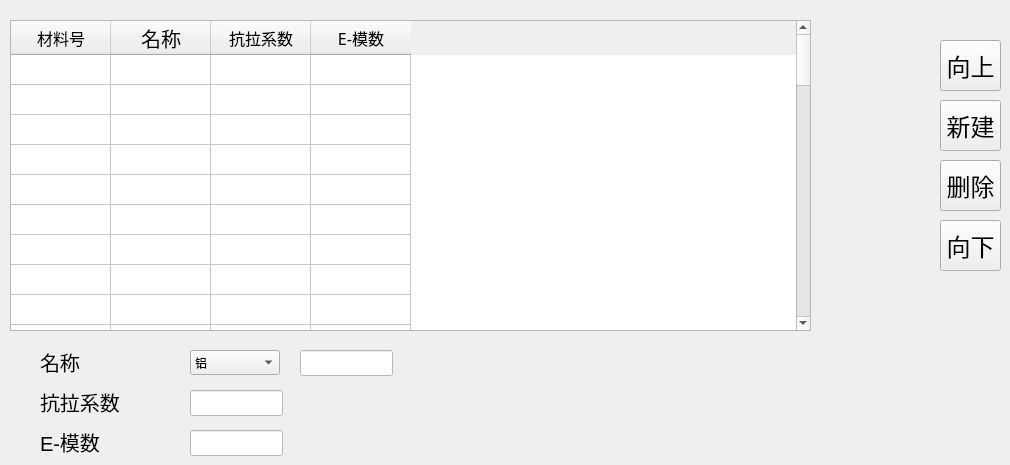
   <widget class="QWidget" name="tab_3">
    <attribute name="icon">
     <iconset resource="A66-appsrc.qrc">
      <normaloff>:/ico/ICO/P1-MET.png</normaloff>:/ico/ICO/P1-MET.png</iconset>
    </attribute>
    <attribute name="title">
     <string> 材料库      </string>
    </attribute>
    <widget class="QLineEdit" name="lineEdit_D_Height_3">
     <property name="geometry">
      <rect>
       <x>190</x>
       <y>390</y>
       <width>93</width>
       <height>26</height>
      </rect>
     </property>
     <property name="palette">
      <palette>
       <active>
        <colorrole role="Button">
         <brush brushstyle="SolidPattern">
          <color alpha="255">
           <red>255</red>
           <green>255</green>
           <blue>255</blue>
          </color>
         </brush>
        </colorrole>
        <colorrole role="Base">
         <brush brushstyle="SolidPattern">
          <color alpha="255">
           <red>255</red>
           <green>255</green>
           <blue>255</blue>
          </color>
         </brush>
        </colorrole>
        <colorrole role="Window">
         <brush brushstyle="SolidPattern">
          <color alpha="255">
           <red>255</red>
           <green>255</green>
           <blue>255</blue>
          </color>
         </brush>
        </colorrole>
       </active>
       <inactive>
        <colorrole role="Button">
         <brush brushstyle="SolidPattern">
          <color alpha="255">
           <red>255</red>
           <green>255</green>
           <blue>255</blue>
          </color>
         </brush>
        </colorrole>
        <colorrole role="Base">
         <brush brushstyle="SolidPattern">
          <color alpha="255">
           <red>255</red>
           <green>255</green>
           <blue>255</blue>
          </color>
         </brush>
        </colorrole>
        <colorrole role="Window">
         <brush brushstyle="SolidPattern">
          <color alpha="255">
           <red>255</red>
           <green>255</green>
           <blue>255</blue>
          </color>
         </brush>
        </colorrole>
       </inactive>
       <disabled>
        <colorrole role="Button">
         <brush brushstyle="SolidPattern">
          <color alpha="255">
           <red>255</red>
           <green>255</green>
           <blue>255</blue>
          </color>
         </brush>
        </colorrole>
        <colorrole role="Base">
         <brush brushstyle="SolidPattern">
          <color alpha="255">
           <red>255</red>
           <green>255</green>
           <blue>255</blue>
          </color>
         </brush>
        </colorrole>
        <colorrole role="Window">
         <brush brushstyle="SolidPattern">
          <color alpha="255">
           <red>255</red>
           <green>255</green>
           <blue>255</blue>
          </color>
         </brush>
        </colorrole>
       </disabled>
      </palette>
     </property>
     <property name="cursor">
      <cursorShape>ArrowCursor</cursorShape>
     </property>
     <property name="styleSheet">
      <string notr="true">background-color: rgb(255, 255, 255);</string>
     </property>
    </widget>
    <widget class="QPushButton" name="pushButton_M_Down">
     <property name="geometry">
      <rect>
       <x>940</x>
       <y>220</y>
       <width>61</width>
       <height>51</height>
      </rect>
     </property>
     <property name="font">
      <font>
       <pointsize>18</pointsize>
      </font>
     </property>
     <property name="cursor">
      <cursorShape>ArrowCursor</cursorShape>
     </property>
     <property name="text">
      <string>向下</string>
     </property>
    </widget>
    <widget class="QPushButton" name="pushButton_M_New">
     <property name="geometry">
      <rect>
       <x>940</x>
       <y>100</y>
       <width>61</width>
       <height>51</height>
      </rect>
     </property>
     <property name="font">
      <font>
       <pointsize>18</pointsize>
      </font>
     </property>
     <property name="cursor">
      <cursorShape>ArrowCursor</cursorShape>
     </property>
     <property name="text">
      <string>新建</string>
     </property>
    </widget>
    <widget class="QPushButton" name="pushButton_M_Del">
     <property name="geometry">
      <rect>
       <x>940</x>
       <y>160</y>
       <width>61</width>
       <height>51</height>
      </rect>
     </property>
     <property name="font">
      <font>
       <pointsize>18</pointsize>
      </font>
     </property>
     <property name="cursor">
      <cursorShape>ArrowCursor</cursorShape>
     </property>
     <property name="text">
      <string>删除</string>
     </property>
    </widget>
    <widget class="QTableWidget" name="tableWidget_Material">
     <property name="geometry">
      <rect>
       <x>10</x>
       <y>20</y>
       <width>801</width>
       <height>311</height>
      </rect>
     </property>
     <property name="font">
      <font>
       <pointsize>12</pointsize>
      </font>
     </property>
     <property name="cursor" stdset="0">
      <cursorShape>ArrowCursor</cursorShape>
     </property>
     <property name="frameShadow">
      <enum>QFrame::Sunken</enum>
     </property>
     <property name="midLineWidth">
      <number>1</number>
     </property>
     <property name="verticalScrollBarPolicy">
      <enum>Qt::ScrollBarAsNeeded</enum>
     </property>
     <property name="editTriggers">
      <set>QAbstractItemView::NoEditTriggers</set>
     </property>
     <property name="selectionMode">
      <enum>QAbstractItemView::SingleSelection</enum>
     </property>
     <property name="selectionBehavior">
      <enum>QAbstractItemView::SelectRows</enum>
     </property>
     <property name="showGrid">
      <bool>true</bool>
     </property>
     <property name="sortingEnabled">
      <bool>false</bool>
     </property>
     <property name="cornerButtonEnabled">
      <bool>false</bool>
     </property>
     <property name="rowCount">
      <number>50</number>
     </property>
     <property name="columnCount">
      <number>4</number>
     </property>
     <attribute name="horizontalHeaderCascadingSectionResizes">
      <bool>false</bool>
     </attribute>
     <attribute name="horizontalHeaderDefaultSectionSize">
      <number>100</number>
     </attribute>
     <attribute name="horizontalHeaderMinimumSectionSize">
      <number>23</number>
     </attribute>
     <attribute name="verticalHeaderVisible">
      <bool>false</bool>
     </attribute>
     <attribute name="verticalHeaderDefaultSectionSize">
      <number>30</number>
     </attribute>
     <row/>
     <row/>
     <row/>
     <row/>
     <row/>
     <row/>
     <row/>
     <row/>
     <row/>
     <row/>
     <row/>
     <row/>
     <row/>
     <row/>
     <row/>
     <row/>
     <row/>
     <row/>
     <row/>
     <row/>
     <row/>
     <row/>
     <row/>
     <row/>
     <row/>
     <row/>
     <row/>
     <row/>
     <row/>
     <row/>
     <row/>
     <row/>
     <row/>
     <row/>
     <row/>
     <row/>
     <row/>
     <row/>
     <row/>
     <row/>
     <row/>
     <row/>
     <row/>
     <row/>
     <row/>
     <row/>
     <row/>
     <row/>
     <row/>
     <row/>
     <column>
      <property name="text">
       <string>材料号</string>
      </property>
      <property name="font">
       <font>
        <family>文泉驿微米黑</family>
        <pointsize>12</pointsize>
       </font>
      </property>
     </column>
     <column>
      <property name="text">
       <string>名称</string>
      </property>
      <property name="font">
       <font>
        <pointsize>15</pointsize>
       </font>
      </property>
     </column>
     <column>
      <property name="text">
       <string>抗拉系数</string>
      </property>
      <property name="font">
       <font>
        <family>文泉驿微米黑</family>
        <pointsize>12</pointsize>
       </font>
      </property>
     </column>
     <column>
      <property name="text">
       <string>E-模数</string>
      </property>
      <property name="font">
       <font>
        <family>文泉驿微米黑</family>
        <pointsize>12</pointsize>
       </font>
      </property>
     </column>
     <item row="0" column="0">
      <property name="text">
       <string/>
      </property>
      <property name="font">
       <font>
        <kerning>false</kerning>
       </font>
      </property>
      <property name="textAlignment">
       <set>AlignHCenter|AlignVCenter|AlignCenter</set>
      </property>
     </item>
    </widget>
    <widget class="QLabel" name="label_28">
     <property name="geometry">
      <rect>
       <x>40</x>
       <y>430</y>
       <width>111</width>
       <height>24</height>
      </rect>
     </property>
     <property name="font">
      <font>
       <pointsize>15</pointsize>
      </font>
     </property>
     <property name="cursor">
      <cursorShape>ArrowCursor</cursorShape>
     </property>
     <property name="text">
      <string>E-模数</string>
     </property>
     <property name="alignment">
      <set>Qt::AlignLeading|Qt::AlignLeft|Qt::AlignVCenter</set>
     </property>
    </widget>
    <widget class="QPushButton" name="pushButton_M_Up">
     <property name="geometry">
      <rect>
       <x>940</x>
       <y>40</y>
       <width>61</width>
       <height>51</height>
      </rect>
     </property>
     <property name="font">
      <font>
       <pointsize>18</pointsize>
      </font>
     </property>
     <property name="cursor">
      <cursorShape>ArrowCursor</cursorShape>
     </property>
     <property name="text">
      <string>向上</string>
     </property>
     <property name="autoDefault">
      <bool>false</bool>
     </property>
    </widget>
    <widget class="QLabel" name="label_29">
     <property name="geometry">
      <rect>
       <x>40</x>
       <y>390</y>
       <width>101</width>
       <height>24</height>
      </rect>
     </property>
     <property name="font">
      <font>
       <pointsize>15</pointsize>
      </font>
     </property>
     <property name="cursor">
      <cursorShape>ArrowCursor</cursorShape>
     </property>
     <property name="text">
      <string>抗拉系数</string>
     </property>
     <property name="alignment">
      <set>Qt::AlignLeading|Qt::AlignLeft|Qt::AlignVCenter</set>
     </property>
    </widget>
    <widget class="QLineEdit" name="lineEdit_Strengrht">
     <property name="geometry">
      <rect>
       <x>190</x>
       <y>430</y>
       <width>93</width>
       <height>26</height>
      </rect>
     </property>
     <property name="palette">
      <palette>
       <active>
        <colorrole role="Button">
         <brush brushstyle="SolidPattern">
          <color alpha="255">
           <red>255</red>
           <green>255</green>
           <blue>255</blue>
          </color>
         </brush>
        </colorrole>
        <colorrole role="Base">
         <brush brushstyle="SolidPattern">
          <color alpha="255">
           <red>255</red>
           <green>255</green>
           <blue>255</blue>
          </color>
         </brush>
        </colorrole>
        <colorrole role="Window">
         <brush brushstyle="SolidPattern">
          <color alpha="255">
           <red>255</red>
           <green>255</green>
           <blue>255</blue>
          </color>
         </brush>
        </colorrole>
       </active>
       <inactive>
        <colorrole role="Button">
         <brush brushstyle="SolidPattern">
          <color alpha="255">
           <red>255</red>
           <green>255</green>
           <blue>255</blue>
          </color>
         </brush>
        </colorrole>
        <colorrole role="Base">
         <brush brushstyle="SolidPattern">
          <color alpha="255">
           <red>255</red>
           <green>255</green>
           <blue>255</blue>
          </color>
         </brush>
        </colorrole>
        <colorrole role="Window">
         <brush brushstyle="SolidPattern">
          <color alpha="255">
           <red>255</red>
           <green>255</green>
           <blue>255</blue>
          </color>
         </brush>
        </colorrole>
       </inactive>
       <disabled>
        <colorrole role="Button">
         <brush brushstyle="SolidPattern">
          <color alpha="255">
           <red>255</red>
           <green>255</green>
           <blue>255</blue>
          </color>
         </brush>
        </colorrole>
        <colorrole role="Base">
         <brush brushstyle="SolidPattern">
          <color alpha="255">
           <red>255</red>
           <green>255</green>
           <blue>255</blue>
          </color>
         </brush>
        </colorrole>
        <colorrole role="Window">
         <brush brushstyle="SolidPattern">
          <color alpha="255">
           <red>255</red>
           <green>255</green>
           <blue>255</blue>
          </color>
         </brush>
        </colorrole>
       </disabled>
      </palette>
     </property>
     <property name="cursor">
      <cursorShape>ArrowCursor</cursorShape>
     </property>
     <property name="styleSheet">
      <string notr="true">background-color: rgb(255, 255, 255);</string>
     </property>
    </widget>
    <widget class="QLineEdit" name="lineEdit_D_Height_4">
     <property name="geometry">
      <rect>
       <x>300</x>
       <y>350</y>
       <width>93</width>
       <height>26</height>
      </rect>
     </property>
     <property name="palette">
      <palette>
       <active>
        <colorrole role="Button">
         <brush brushstyle="SolidPattern">
          <color alpha="255">
           <red>255</red>
           <green>255</green>
           <blue>255</blue>
          </color>
         </brush>
        </colorrole>
        <colorrole role="Base">
         <brush brushstyle="SolidPattern">
          <color alpha="255">
           <red>255</red>
           <green>255</green>
           <blue>255</blue>
          </color>
         </brush>
        </colorrole>
        <colorrole role="Window">
         <brush brushstyle="SolidPattern">
          <color alpha="255">
           <red>255</red>
           <green>255</green>
           <blue>255</blue>
          </color>
         </brush>
        </colorrole>
       </active>
       <inactive>
        <colorrole role="Button">
         <brush brushstyle="SolidPattern">
          <color alpha="255">
           <red>255</red>
           <green>255</green>
           <blue>255</blue>
          </color>
         </brush>
        </colorrole>
        <colorrole role="Base">
         <brush brushstyle="SolidPattern">
          <color alpha="255">
           <red>255</red>
           <green>255</green>
           <blue>255</blue>
          </color>
         </brush>
        </colorrole>
        <colorrole role="Window">
         <brush brushstyle="SolidPattern">
          <color alpha="255">
           <red>255</red>
           <green>255</green>
           <blue>255</blue>
          </color>
         </brush>
        </colorrole>
       </inactive>
       <disabled>
        <colorrole role="Button">
         <brush brushstyle="SolidPattern">
          <color alpha="255">
           <red>255</red>
           <green>255</green>
           <blue>255</blue>
          </color>
         </brush>
        </colorrole>
        <colorrole role="Base">
         <brush brushstyle="SolidPattern">
          <color alpha="255">
           <red>255</red>
           <green>255</green>
           <blue>255</blue>
          </color>
         </brush>
        </colorrole>
        <colorrole role="Window">
         <brush brushstyle="SolidPattern">
          <color alpha="255">
           <red>255</red>
           <green>255</green>
           <blue>255</blue>
          </color>
         </brush>
        </colorrole>
       </disabled>
      </palette>
     </property>
     <property name="cursor">
      <cursorShape>ArrowCursor</cursorShape>
     </property>
     <property name="styleSheet">
      <string notr="true">background-color: rgb(255, 255, 255);</string>
     </property>
    </widget>
    <widget class="QLabel" name="label_30">
     <property name="geometry">
      <rect>
       <x>40</x>
       <y>350</y>
       <width>101</width>
       <height>24</height>
      </rect>
     </property>
     <property name="font">
      <font>
       <pointsize>15</pointsize>
      </font>
     </property>
     <property name="cursor">
      <cursorShape>ArrowCursor</cursorShape>
     </property>
     <property name="text">
      <string>名称</string>
     </property>
     <property name="alignment">
      <set>Qt::AlignLeading|Qt::AlignLeft|Qt::AlignVCenter</set>
     </property>
    </widget>
    <widget class="QComboBox" name="comboBox">
     <property name="geometry">
      <rect>
       <x>190</x>
       <y>350</y>
       <width>90</width>
       <height>25</height>
      </rect>
     </property>
     <item>
      <property name="text">
       <string>铝</string>
      </property>
     </item>
     <item>
      <property name="text">
       <string>不绣钢</string>
      </property>
     </item>
     <item>
      <property name="text">
       <string>铁</string>
      </property>
     </item>
    </widget>
   </widget>
